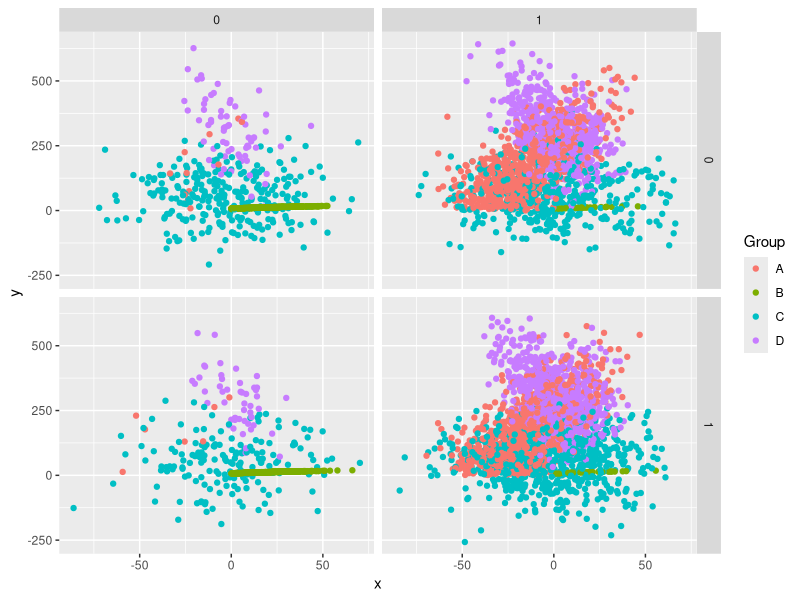
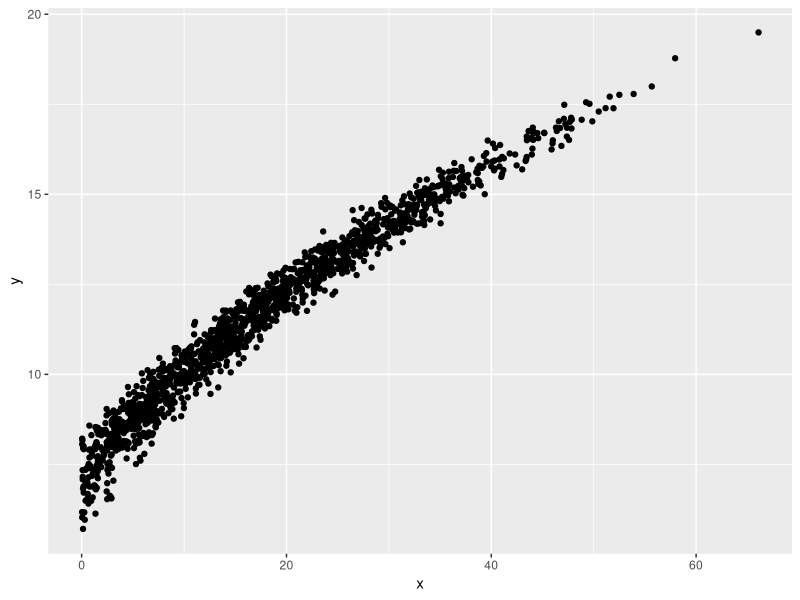
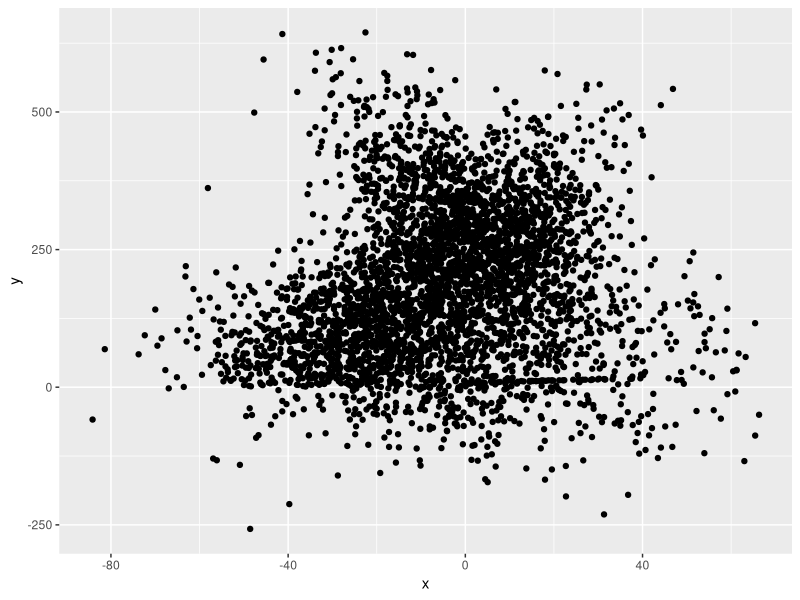
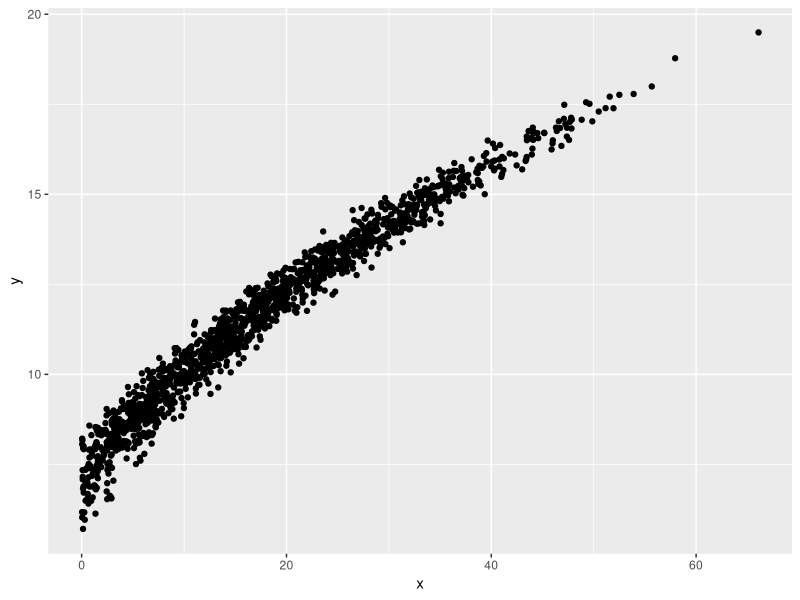
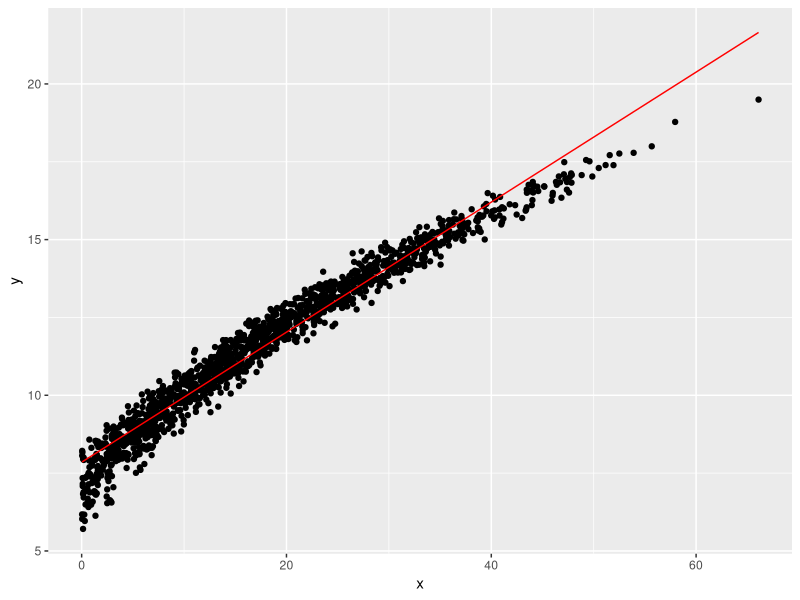
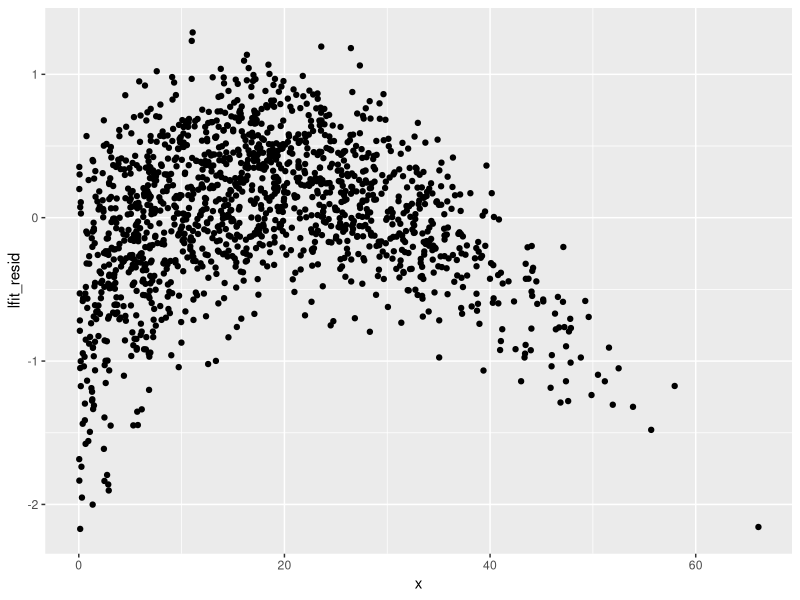
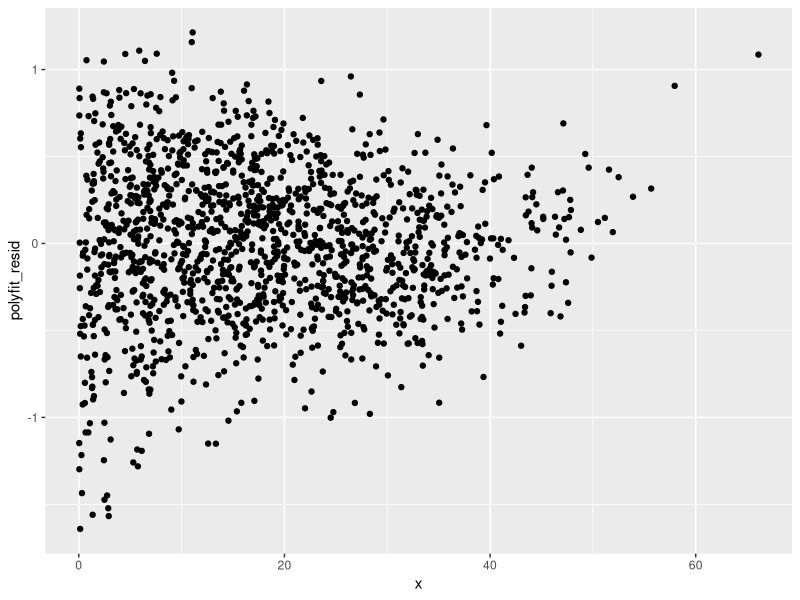
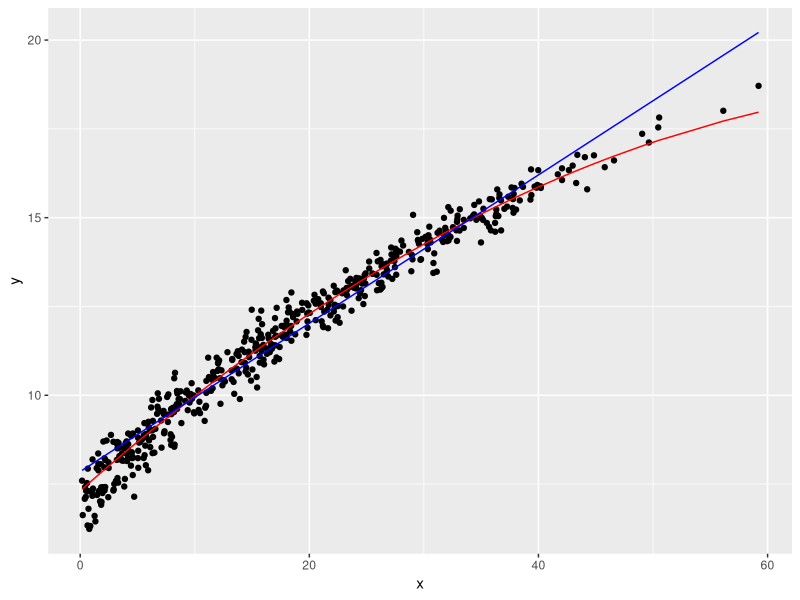

Source code (R) for these figures, in order:
# Jeffrey Williams
# DATA-312
# Dr. Robinson
# 11 April 2022

# Cleaning workspace / loading libraries
rm(list = ls())
gc()

library(tidyverse)
library(modelr)

# Load dataset
raw_data <- read_csv('data312_ml_michaelr.csv')

# Sampling
raw_data_samplingframe <- raw_data %>% 
  mutate(snum = sample.int(n(), n()) / n())

training <- raw_data_samplingframe %>% filter(snum < 0.6) %>% select(-snum)

query <- raw_data_samplingframe %>% filter(snum >= 0.6, snum < 0.8) %>%
  select(-snum)

test <- raw_data_samplingframe %>% filter(snum > 0.8) %>% select(-snum)

training %>% write_csv('michaelr_training.csv')
query %>% write_csv('michaelr_query.csv')
test %>% write_csv('michaelr_test.csv')

# Exploration
training %>% ggplot(aes(x, y, color = Group)) + geom_point() + 
  facet_grid(vars(s), vars(t))

training %>% filter(Group == 'B') %>% ggplot(aes(x, y)) + geom_point()

training %>% filter(t == 1) %>% ggplot(aes(x, y)) + geom_point()

training %>% count(Group)

training %>% count(Group, t) %>% pivot_wider(names_from = t, values_from = n)

training_B <- training %>% filter(Group == "B")

training_B %>% ggplot(aes(x, y)) + geom_point()

lfit <- lm(y~x, training_B)

training_lfit <- training_B %>% add_predictions(lfit, var = 'lfit_y')

training_lfit %>% ggplot() + geom_point(aes(x, y)) + 
  geom_line(aes(x, lfit_y), color = 'red') 

training_lfit <- training_lfit %>% add_residuals(lfit, var = 'lfit_y')

training_lfit <- training_B %>% add_predictions(lfit, var = 'lfit_y') %>% 
  add_residuals(lfit, var = 'lfit_resid')

training_lfit %>% ggplot(aes(x, lfit_resid)) + geom_point()

polyfit <- lm(y~poly(x, 2), training_B)

training_both <- training_B %>% add_predictions(polyfit, var = 'polyfit_y') %>%
  add_residuals(polyfit, var = 'polyfit_resid')

training_both %>% ggplot(aes(x, polyfit_resid)) + geom_point()

query_B <- query %>% filter(Group == 'B') %>% 
  add_predictions(lfit, var = 'lfit_pred') %>%
  add_residuals(lfit, var = 'lfit_resid') %>%
  add_predictions(polyfit, var = 'polyfit_pred') %>%
  add_residuals(polyfit, var = 'polyfit_resid')

query_B %>% ggplot() + geom_point(aes(x, y)) + 
  geom_line(aes(x, polyfit_pred), color = 'red') +
  geom_line(aes(x, lfit_pred), color = 'blue')

test_B <- test %>% filter(Group == 'B') %>%
  add_predictions(polyfit, var = 'polyfit_pred') %>% 
  add_residuals(polyfit, var = 'polyfit_resid')

test_B %>% ggplot(aes(polyfit_resid)) + geom_histogram()

# Shifting to use of my own data

# Loading raw data
my_data <- read_csv('5030143_HW4A.csv')

# Sampling
my_samplingframe <- my_data %>% 
  mutate(snum = sample.int(n(), n()) / n())

my_training <- my_samplingframe %>% filter(snum < 0.6) %>% select(-snum)

my_query <- my_samplingframe %>% filter(snum >= 0.6, snum < 0.8) %>%
  select(-snum)

my_test <- my_samplingframe %>% filter(snum > 0.8) %>% select(-snum)

my_training %>% write_csv('5030143_training.csv')
my_query %>% write_csv('5030143_query.csv')
my_test %>% write_csv('5030143_test.csv')

# Exploration / visualization

my_training %>% filter(t == 1) %>% ggplot(aes(x, y)) + geom_point()

my_training %>% filter(t == 0) %>% ggplot(aes(x, y)) + geom_point()

my_training %>% count(Group, t) %>% 
  pivot_wider(names_from = t, values_from = n) %>%
  column_to_rownames('Group') %>% chisq.test()

my_training %>% count(Group) %>% select(n) %>% chisq.test()

my_training %>% ggplot(aes(x, y, color = Group)) + geom_point() +
  facet_grid(vars(s), vars(t))

my_training %>% filter(Group == 'H') %>% 
  ggplot(aes(x, y, color = Group)) + geom_point() +
  facet_grid(vars(s), vars(t))

my_training %>% filter(Group == 'H') %>% ggplot(aes(y, x)) + geom_point()

my_training %>% filter(t == 1) %>% ggplot(aes(x, y)) + geom_point()

# Modeling Problem 1:
# I have chosen Group H, particularly as t = 0, as there appears to be a
# considerable corerlation in the points that generally decreases. At this
# juncture, I am envisioning a linear regression model suiting this quite
# well.

my_tH <- my_training %>% filter(Group == 'H')

H_lfit <- lm(y~x, data = my_tH)

H_polyfit <- lm(y~poly(x, 2), my_tH)

tH_lfit <- my_tH %>% 
  add_predictions(H_lfit, var = 'H_lfit_y') %>%
  add_residuals(H_lfit, var = 'H_lfit_resid')

tH_lfit %>% ggplot() + geom_point(aes(y, x)) + 
  geom_line(aes(H_lfit_y, x), color = 'blue')

tH_polyfit <- my_tH %>%
  add_predictions(H_polyfit, var = 'H_polyfit_y') %>%
  add_residuals(H_polyfit, var = 'H_polyfit_resid')

tH_polyfit %>% ggplot() + geom_point(aes(x, y)) + 
  geom_line(aes(x, H_polyfit_y), color='green')

my_qH <- my_query %>%
  filter(Group == 'H') %>%
  add_residuals(H_lfit, var='H_lfit_resid') %>%
  add_predictions(H_lfit, var='H_lfit_pred') %>%
  add_residuals(H_polyfit,var='H_polyfit_resid') %>%
  add_predictions(H_polyfit,var='H_polyfit_pred')

my_qH %>% ggplot() + geom_point(aes(x, y)) + 
  geom_line(aes(x, H_polyfit_pred), color = 'red') +
  geom_line(aes(x, H_lfit_pred), color = 'blue')

# Modeling Problem 2:
# I have chosen the relationship between y and x for Group 'F', as there appears
# to be a rather strong relationship between x and y, in addition to the 
# outlying characteristic that it protrudes rather fiercely from the plots
# of the latter groups.

my_tF <- my_training %>% filter(Group == 'F')

F_lfit <- lm(y~x, data = my_tF)

F_polyfit <- lm(y~poly(x, 2), my_tF)

tF_lfit <- my_tF %>% 
  add_predictions(F_lfit, var = 'F_lfit_y') %>%
  add_residuals(F_lfit, var = 'F_lfit_resid')

tF_lfit %>% ggplot() + geom_point(aes(x, y)) + 
  geom_line(aes(x, F_lfit_y), color = 'blue')

tF_polyfit <- my_tF %>%
  add_predictions(F_polyfit, var = 'F_polyfit_y') %>%
  add_residuals(F_polyfit, var = 'F_polyfit_resid')

tF_polyfit %>% ggplot() + geom_point(aes(x, y)) + 
  geom_line(aes(x, F_polyfit_y), color='green')

my_qF <- my_query %>%
  filter(Group == 'F') %>%
  add_residuals(F_lfit, var='F_lfit_resid') %>%
  add_predictions(F_lfit, var='F_lfit_pred') %>%
  add_residuals(F_polyfit,var='F_polyfit_resid') %>%
  add_predictions(F_polyfit,var='F_polyfit_pred')

my_qF %>% ggplot() + geom_point(aes(x, y)) + 
  geom_line(aes(x, F_polyfit_pred), color = 'red') +
  geom_line(aes(x, F_lfit_pred), color = 'blue')

